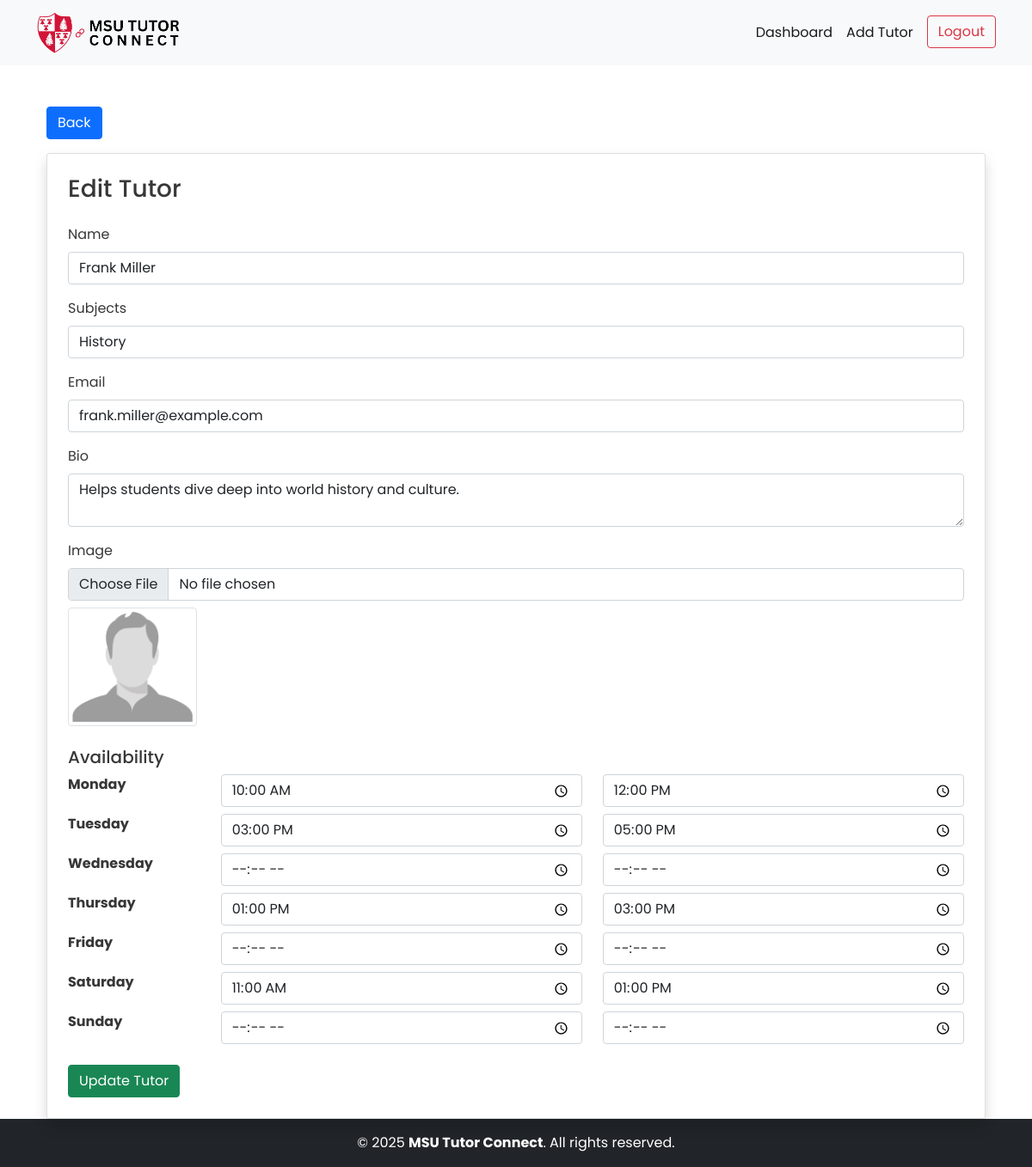
Screenshot of /edit_tutor.php?id=6 (signed in) with the database file from the repository.
### tables this page shows
CREATE TABLE `tutors` (
  `tutor_id` int NOT NULL,
  `name` varchar(100) NOT NULL,
  `subject` varchar(100) NOT NULL,
  `email` varchar(100) NOT NULL,
  `bio` text NOT NULL,
  `created_at` datetime DEFAULT CURRENT_TIMESTAMP,
  `image` varchar(255) DEFAULT NULL
);

CREATE TABLE `tutoravailability` (
  `id` int NOT NULL,
  `tutor_id` int DEFAULT NULL,
  `day_of_week` enum('Monday','Tuesday','Wednesday','Thursday','Friday','Saturday','Sunday') DEFAULT NULL,
  `start_time` time DEFAULT NULL,
  `end_time` time DEFAULT NULL
);

### core/Controller.php (called while the page is built, shortened)
<?php
class Controller
{
    public function view($view, $data = [])
    {
        extract($data);
        require_once "./app/views/$view.phtml";
        require_once "./app/views/layout.phtml";
    }
}

### app/controllers/AdminController.php (called while the page is built, shortened)
<?php
class AdminController extends Controller
{
    private $tutorModel;
    public function __construct()
    {
        $this->tutorModel = new TutorModel();
    }
    public function editTutor($id)
    {
        $tutor = $this->tutorModel->getTutorById($id);
        $this->view('admin/edit_tutor', ['tutor' => $tutor]);
    }
}

### core/Database.php (called while the page is built, shortened)
<?php
class Database
{
    private static $instance = null;
    private function __construct()
    {
        try {
            $this->pdo = new PDO(
                "mysql:host=" . DB_HOST . ";dbname=" . DB_NAME,
                DB_USER,
                DB_PASS
            );
        } catch (PDOException $e) {
            die("Database connection failed: " . $e->getMessage());
        }
    }
    public static function getDB()
    {
        if (self::$instance === null) {
            self::$instance = new Database();
        }
        return self::$instance->pdo;
    }
}

### core/Model.php (called while the page is built, shortened)
<?php
class Model
{
    public function __construct()
    {
        $this->db = Database::getDB();
    }
}

### app/models/TutorModel.php (called while the page is built, shortened)
<?php
class TutorModel extends Model
{
    public function getTutorById($id)
    {
        $stmt = $this->db->prepare("SELECT * FROM tutors WHERE tutor_id = ?");
        $stmt->execute([$id]);
        $tutor = $stmt->fetch(PDO::FETCH_ASSOC);
        $availabilityStmt = $this->db->prepare("SELECT * FROM tutoravailability WHERE tutor_id = ?");
        $availabilityStmt->execute([$id]);
        $availabilityRows = $availabilityStmt->fetchAll(PDO::FETCH_ASSOC);
        $availability = [];
        foreach ($availabilityRows as $row) {
            $availability[$row['day_of_week']] = [
                'start_time' => $row['start_time'],
                'end_time' => $row['end_time']
            ];
        }
        $tutor['availability'] = $availability;
        return $tutor;
    }
}

### app/views/admin/edit_tutor.phtml (the view, shortened to what this page needs)
<div class="container mt-5">
    <div class="mb-3">
        <a href="<?= BASE_URL ?>admin_dashboard.php" class="btn btn-primary">Back</a>
    </div>
    <div class="card p-4 shadow">
        <h3 class="mb-4">Edit Tutor</h3>
        <form method="POST" enctype="multipart/form-data">
            <div class="mb-3">
                <label class="form-label">Name</label>
                <input type="text" name="name" class="form-control" value="<?= htmlspecialchars($tutor['name']) ?>"
                    required>
            </div>
            <div class="mb-3">
                <label class="form-label">Subjects</label>
                <input type="text" name="subject" class="form-control"
                    value="<?= htmlspecialchars($tutor['subject']) ?>" required>
            </div>
            <div class="mb-3">
                <label class="form-label">Email</label>
                <input type="email" name="email" class="form-control" value="<?= htmlspecialchars($tutor['email']) ?>"
                    required>
            </div>
            <div class="mb-3">
                <label class="form-label">Bio</label>
                <textarea name="bio" class="form-control" required><?= htmlspecialchars($tutor['bio']) ?></textarea>
            </div>
            <div class="mb-3">
                <label class="form-label">Image</label>
                <input type="file" name="image" class="form-control" accept="image/*">
                <?php if (!empty($tutor['image'])): ?>
                    <img src="<?= BASE_URL ?>uploads/<?= $tutor['image'] ?>" class="img-thumbnail mt-2"
                        style="max-width: 150px;">
                <?php endif; ?>
            </div>
            <h5 class="mt-4">Availability</h5>
            <?php foreach (['Monday', 'Tuesday', 'Wednesday', 'Thursday', 'Friday', 'Saturday', 'Sunday'] as $day): ?>
                <div class="row mb-2">
                    <div class="col-md-2"><strong><?= $day ?></strong></div>
                    <div class="col-md-5">
                        <input type="time" name="<?= $day ?>_start" class="form-control"
                            value="<?= htmlspecialchars($tutor['availability'][$day]['start_time'] ?? '') ?>">
                    </div>
                    <div class="col-md-5">
                        <input type="time" name="<?= $day ?>_end" class="form-control"
                            value="<?= htmlspecialchars($tutor['availability'][$day]['end_time'] ?? '') ?>">
                    </div>
                </div>
            <?php endforeach; ?>
            <button type="submit" class="btn btn-success mt-3">Update Tutor</button>
        </form>
    </div>
</div>

### public/assets/css/style.css (style rules this page uses)
body { background-color: #FFFFFF; color: #373737; font-family: 'Poppins', Arial, Helvetica, sans-serif; }

### rows the page displays
tutors: name "Frank Miller", subject "History", email "frank.miller@example.com", bio "Helps students dive deep into world history and culture.", image (picture)
tutoravailability: start_time "10:00:00", end_time "12:00:00"
tutoravailability: start_time "15:00:00", end_time "17:00:00"
tutoravailability: start_time "13:00:00", end_time "15:00:00"
tutoravailability: start_time "11:00:00", end_time "13:00:00"

### other values shown
$day "Monday"
$day "Tuesday"
$day "Wednesday"
$day "Thursday"
$day "Friday"
$day "Saturday"
$day "Sunday"
